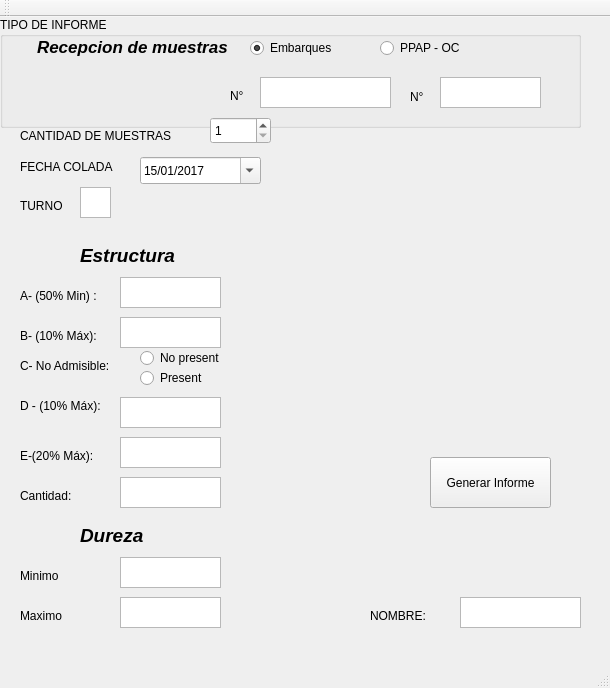
<?xml version="1.0" encoding="UTF-8"?>
<ui version="4.0">
 <class>MainWindow</class>
 <widget class="QMainWindow" name="MainWindow">
  <property name="geometry">
   <rect>
    <x>0</x>
    <y>0</y>
    <width>610</width>
    <height>688</height>
   </rect>
  </property>
  <property name="windowTitle">
   <string>MainWindow</string>
  </property>
  <widget class="QWidget" name="centralwidget">
   <widget class="QTextBrowser" name="textBrowser_9">
    <property name="geometry">
     <rect>
      <x>120</x>
      <y>420</y>
      <width>101</width>
      <height>31</height>
     </rect>
    </property>
   </widget>
   <widget class="QLabel" name="label_2">
    <property name="geometry">
     <rect>
      <x>20</x>
      <y>140</y>
      <width>111</width>
      <height>20</height>
     </rect>
    </property>
    <property name="text">
     <string>FECHA COLADA</string>
    </property>
   </widget>
   <widget class="QLabel" name="label">
    <property name="geometry">
     <rect>
      <x>20</x>
      <y>110</y>
      <width>181</width>
      <height>17</height>
     </rect>
    </property>
    <property name="text">
     <string>CANTIDAD DE MUESTRAS</string>
    </property>
   </widget>
   <widget class="QLabel" name="label_13">
    <property name="geometry">
     <rect>
      <x>80</x>
      <y>230</y>
      <width>101</width>
      <height>17</height>
     </rect>
    </property>
    <property name="font">
     <font>
      <pointsize>14</pointsize>
      <weight>75</weight>
      <italic>true</italic>
      <bold>true</bold>
     </font>
    </property>
    <property name="text">
     <string>Estructura</string>
    </property>
   </widget>
   <widget class="QTextBrowser" name="textBrowser_7">
    <property name="geometry">
     <rect>
      <x>120</x>
      <y>300</y>
      <width>101</width>
      <height>31</height>
     </rect>
    </property>
   </widget>
   <widget class="QTextBrowser" name="textBrowser_11">
    <property name="geometry">
     <rect>
      <x>120</x>
      <y>540</y>
      <width>101</width>
      <height>31</height>
     </rect>
    </property>
   </widget>
   <widget class="QLabel" name="label_11">
    <property name="geometry">
     <rect>
      <x>20</x>
      <y>470</y>
      <width>68</width>
      <height>17</height>
     </rect>
    </property>
    <property name="text">
     <string>Cantidad:</string>
    </property>
   </widget>
   <widget class="QTextBrowser" name="textBrowser_8">
    <property name="geometry">
     <rect>
      <x>120</x>
      <y>380</y>
      <width>101</width>
      <height>31</height>
     </rect>
    </property>
   </widget>
   <widget class="QTextBrowser" name="textBrowser_12">
    <property name="geometry">
     <rect>
      <x>120</x>
      <y>580</y>
      <width>101</width>
      <height>31</height>
     </rect>
    </property>
   </widget>
   <widget class="QLabel" name="label_8">
    <property name="geometry">
     <rect>
      <x>20</x>
      <y>340</y>
      <width>111</width>
      <height>17</height>
     </rect>
    </property>
    <property name="text">
     <string>C- No Admisible:</string>
    </property>
   </widget>
   <widget class="QLabel" name="label_14">
    <property name="geometry">
     <rect>
      <x>20</x>
      <y>550</y>
      <width>68</width>
      <height>17</height>
     </rect>
    </property>
    <property name="text">
     <string>Minimo</string>
    </property>
   </widget>
   <widget class="QRadioButton" name="radioButton_4">
    <property name="geometry">
     <rect>
      <x>140</x>
      <y>330</y>
      <width>117</width>
      <height>22</height>
     </rect>
    </property>
    <property name="text">
     <string>No present</string>
    </property>
   </widget>
   <widget class="QTextBrowser" name="textBrowser_2">
    <property name="geometry">
     <rect>
      <x>80</x>
      <y>170</y>
      <width>31</width>
      <height>31</height>
     </rect>
    </property>
   </widget>
   <widget class="QLabel" name="label_15">
    <property name="geometry">
     <rect>
      <x>20</x>
      <y>590</y>
      <width>68</width>
      <height>17</height>
     </rect>
    </property>
    <property name="text">
     <string>Maximo</string>
    </property>
   </widget>
   <widget class="QLabel" name="label_7">
    <property name="geometry">
     <rect>
      <x>20</x>
      <y>310</y>
      <width>91</width>
      <height>17</height>
     </rect>
    </property>
    <property name="text">
     <string>B- (10% Máx):</string>
    </property>
   </widget>
   <widget class="QTextBrowser" name="textBrowser">
    <property name="geometry">
     <rect>
      <x>460</x>
      <y>580</y>
      <width>121</width>
      <height>31</height>
     </rect>
    </property>
   </widget>
   <widget class="QLabel" name="label_12">
    <property name="geometry">
     <rect>
      <x>80</x>
      <y>510</y>
      <width>68</width>
      <height>17</height>
     </rect>
    </property>
    <property name="font">
     <font>
      <pointsize>14</pointsize>
      <weight>75</weight>
      <italic>true</italic>
      <bold>true</bold>
     </font>
    </property>
    <property name="text">
     <string>Dureza</string>
    </property>
   </widget>
   <widget class="QDateEdit" name="dateEdit">
    <property name="geometry">
     <rect>
      <x>140</x>
      <y>140</y>
      <width>121</width>
      <height>27</height>
     </rect>
    </property>
    <property name="date">
     <date>
      <year>2017</year>
      <month>1</month>
      <day>15</day>
     </date>
    </property>
    <property name="maximumDate">
     <date>
      <year>7997</year>
      <month>12</month>
      <day>31</day>
     </date>
    </property>
    <property name="currentSection">
     <enum>QDateTimeEdit::DaySection</enum>
    </property>
    <property name="displayFormat">
     <string>dd/MM/yyyy</string>
    </property>
    <property name="calendarPopup">
     <bool>true</bool>
    </property>
    <property name="currentSectionIndex">
     <number>0</number>
    </property>
   </widget>
   <widget class="QRadioButton" name="radioButton_5">
    <property name="geometry">
     <rect>
      <x>140</x>
      <y>350</y>
      <width>117</width>
      <height>22</height>
     </rect>
    </property>
    <property name="text">
     <string>Present</string>
    </property>
   </widget>
   <widget class="QGroupBox" name="groupBox">
    <property name="geometry">
     <rect>
      <x>0</x>
      <y>0</y>
      <width>581</width>
      <height>111</height>
     </rect>
    </property>
    <property name="title">
     <string>TIPO DE INFORME</string>
    </property>
    <widget class="QTextBrowser" name="text_embarque_2">
     <property name="geometry">
      <rect>
       <x>260</x>
       <y>60</y>
       <width>131</width>
       <height>31</height>
      </rect>
     </property>
    </widget>
    <widget class="QLabel" name="label_6">
     <property name="geometry">
      <rect>
       <x>230</x>
       <y>70</y>
       <width>31</width>
       <height>17</height>
      </rect>
     </property>
     <property name="text">
      <string>N°</string>
     </property>
    </widget>
    <widget class="QLabel" name="label_9">
     <property name="geometry">
      <rect>
       <x>410</x>
       <y>70</y>
       <width>21</width>
       <height>20</height>
      </rect>
     </property>
     <property name="text">
      <string>N°</string>
     </property>
    </widget>
    <widget class="QTextBrowser" name="textBrowser_5">
     <property name="geometry">
      <rect>
       <x>440</x>
       <y>60</y>
       <width>101</width>
       <height>31</height>
      </rect>
     </property>
    </widget>
    <widget class="QRadioButton" name="radioButton_6">
     <property name="geometry">
      <rect>
       <x>250</x>
       <y>20</y>
       <width>117</width>
       <height>22</height>
      </rect>
     </property>
     <property name="text">
      <string>Embarques</string>
     </property>
     <property name="checked">
      <bool>true</bool>
     </property>
    </widget>
    <widget class="QRadioButton" name="radioButton_7">
     <property name="geometry">
      <rect>
       <x>380</x>
       <y>20</y>
       <width>117</width>
       <height>22</height>
      </rect>
     </property>
     <property name="text">
      <string>PPAP - OC</string>
     </property>
    </widget>
    <widget class="QLabel" name="label_18">
     <property name="geometry">
      <rect>
       <x>37</x>
       <y>20</y>
       <width>191</width>
       <height>20</height>
      </rect>
     </property>
     <property name="font">
      <font>
       <pointsize>13</pointsize>
       <weight>75</weight>
       <italic>true</italic>
       <bold>true</bold>
      </font>
     </property>
     <property name="text">
      <string>Recepcion de muestras:</string>
     </property>
    </widget>
   </widget>
   <widget class="QLabel" name="label_10">
    <property name="geometry">
     <rect>
      <x>20</x>
      <y>380</y>
      <width>101</width>
      <height>17</height>
     </rect>
    </property>
    <property name="text">
     <string>D - (10% Máx):</string>
    </property>
   </widget>
   <widget class="QSpinBox" name="spinBox">
    <property name="geometry">
     <rect>
      <x>210</x>
      <y>100</y>
      <width>61</width>
      <height>27</height>
     </rect>
    </property>
    <property name="minimum">
     <number>1</number>
    </property>
    <property name="maximum">
     <number>5</number>
    </property>
   </widget>
   <widget class="QLabel" name="label_16">
    <property name="geometry">
     <rect>
      <x>370</x>
      <y>590</y>
      <width>68</width>
      <height>17</height>
     </rect>
    </property>
    <property name="text">
     <string>NOMBRE:</string>
    </property>
   </widget>
   <widget class="QPushButton" name="btn_generar">
    <property name="geometry">
     <rect>
      <x>430</x>
      <y>440</y>
      <width>121</width>
      <height>51</height>
     </rect>
    </property>
    <property name="text">
     <string>Generar Informe</string>
    </property>
   </widget>
   <widget class="QLabel" name="label_19">
    <property name="geometry">
     <rect>
      <x>20</x>
      <y>270</y>
      <width>101</width>
      <height>17</height>
     </rect>
    </property>
    <property name="text">
     <string>A- (50% Min) :</string>
    </property>
   </widget>
   <widget class="QTextBrowser" name="textBrowser_10">
    <property name="geometry">
     <rect>
      <x>120</x>
      <y>460</y>
      <width>101</width>
      <height>31</height>
     </rect>
    </property>
   </widget>
   <widget class="QLabel" name="label_3">
    <property name="geometry">
     <rect>
      <x>20</x>
      <y>180</y>
      <width>68</width>
      <height>17</height>
     </rect>
    </property>
    <property name="text">
     <string>TURNO</string>
    </property>
   </widget>
   <widget class="QLabel" name="label_20">
    <property name="geometry">
     <rect>
      <x>20</x>
      <y>430</y>
      <width>91</width>
      <height>17</height>
     </rect>
    </property>
    <property name="text">
     <string>E-(20% Máx):</string>
    </property>
   </widget>
   <widget class="QTextBrowser" name="text_A">
    <property name="geometry">
     <rect>
      <x>120</x>
      <y>260</y>
      <width>101</width>
      <height>31</height>
     </rect>
    </property>
   </widget>
  </widget>
  <widget class="QMenuBar" name="menubar">
   <property name="geometry">
    <rect>
     <x>0</x>
     <y>0</y>
     <width>610</width>
     <height>25</height>
    </rect>
   </property>
  </widget>
  <widget class="QStatusBar" name="statusbar"/>
  <widget class="QToolBar" name="toolBar">
   <property name="windowTitle">
    <string>toolBar</string>
   </property>
   <attribute name="toolBarArea">
    <enum>TopToolBarArea</enum>
   </attribute>
   <attribute name="toolBarBreak">
    <bool>false</bool>
   </attribute>
  </widget>
 </widget>
 <resources/>
 <connections/>
</ui>
